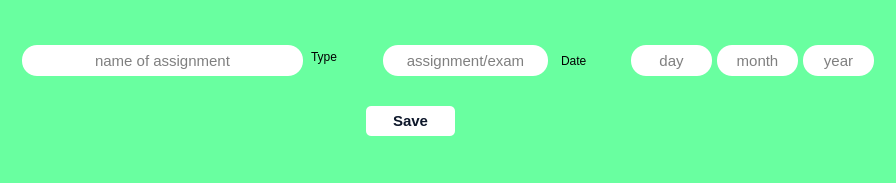
<?xml version="1.0" encoding="UTF-8"?>
<ui version="4.0">
 <class>addTask</class>
 <widget class="QWidget" name="addTask">
  <property name="geometry">
   <rect>
    <x>0</x>
    <y>0</y>
    <width>896</width>
    <height>183</height>
   </rect>
  </property>
  <property name="windowTitle">
   <string>Form</string>
  </property>
  <property name="styleSheet">
   <string notr="true">color:rgb(0, 0, 0);
font: 15pt &quot;Cascadia Code&quot;;
background:rgb(105, 255, 160);
border-radius:15px;</string>
  </property>
  <layout class="QHBoxLayout" name="horizontalLayout">
   <item>
    <widget class="QGroupBox" name="groupBox">
     <property name="title">
      <string/>
     </property>
     <widget class="QLineEdit" name="name">
      <property name="geometry">
       <rect>
        <x>11</x>
        <y>34</y>
        <width>281</width>
        <height>31</height>
       </rect>
      </property>
      <property name="styleSheet">
       <string notr="true">background:white;
font: 15px;
</string>
      </property>
      <property name="alignment">
       <set>Qt::AlignCenter</set>
      </property>
      <property name="placeholderText">
       <string>name of assignment</string>
      </property>
     </widget>
     <widget class="QLineEdit" name="type">
      <property name="geometry">
       <rect>
        <x>372</x>
        <y>34</y>
        <width>165</width>
        <height>31</height>
       </rect>
      </property>
      <property name="styleSheet">
       <string notr="true">background:white;
font: 15px;
</string>
      </property>
      <property name="alignment">
       <set>Qt::AlignCenter</set>
      </property>
      <property name="placeholderText">
       <string>assignment/exam</string>
      </property>
     </widget>
     <widget class="QLineEdit" name="day">
      <property name="geometry">
       <rect>
        <x>620</x>
        <y>34</y>
        <width>81</width>
        <height>31</height>
       </rect>
      </property>
      <property name="sizePolicy">
       <sizepolicy hsizetype="Fixed" vsizetype="Fixed">
        <horstretch>0</horstretch>
        <verstretch>0</verstretch>
       </sizepolicy>
      </property>
      <property name="minimumSize">
       <size>
        <width>5</width>
        <height>0</height>
       </size>
      </property>
      <property name="styleSheet">
       <string notr="true">background:white;
font: 15px;
</string>
      </property>
      <property name="alignment">
       <set>Qt::AlignCenter</set>
      </property>
      <property name="placeholderText">
       <string>day</string>
      </property>
     </widget>
     <widget class="QLineEdit" name="month">
      <property name="geometry">
       <rect>
        <x>706</x>
        <y>34</y>
        <width>81</width>
        <height>31</height>
       </rect>
      </property>
      <property name="sizePolicy">
       <sizepolicy hsizetype="Fixed" vsizetype="Fixed">
        <horstretch>0</horstretch>
        <verstretch>0</verstretch>
       </sizepolicy>
      </property>
      <property name="minimumSize">
       <size>
        <width>5</width>
        <height>0</height>
       </size>
      </property>
      <property name="styleSheet">
       <string notr="true">background:white;
font: 15px;
</string>
      </property>
      <property name="alignment">
       <set>Qt::AlignCenter</set>
      </property>
      <property name="placeholderText">
       <string>month</string>
      </property>
     </widget>
     <widget class="QLineEdit" name="year">
      <property name="geometry">
       <rect>
        <x>792</x>
        <y>34</y>
        <width>71</width>
        <height>31</height>
       </rect>
      </property>
      <property name="styleSheet">
       <string notr="true">background:white;
font: 15px;
</string>
      </property>
      <property name="alignment">
       <set>Qt::AlignCenter</set>
      </property>
      <property name="placeholderText">
       <string>year</string>
      </property>
     </widget>
     <widget class="QPushButton" name="pushButton">
      <property name="geometry">
       <rect>
        <x>355</x>
        <y>95</y>
        <width>89</width>
        <height>30</height>
       </rect>
      </property>
      <property name="styleSheet">
       <string notr="true">

/* CSS */
QPushButton {
  background-color: #fff;
  border: 0 solid #e2e8f0;
  border-radius: 5px;
  color: #0d172a;
  font-family: &quot;Basier circle&quot;,-apple-system,system-ui,&quot;Segoe UI&quot;,Roboto,&quot;Helvetica Neue&quot;,Arial,&quot;Noto Sans&quot;,sans-serif,&quot;Apple Color Emoji&quot;,&quot;Segoe UI Emoji&quot;,&quot;Segoe UI Symbol&quot;,&quot;Noto Color Emoji&quot;;
  font-size: 15px;
  font-weight: 600;
  line-height: 1;
  padding: 5px 5px;
  text-align: center;
  text-decoration:none #0d172a solid;
}

QPushButton:hover {
  background-color: #1e293b;
  color: #fff;
}


</string>
      </property>
      <property name="text">
       <string>Save</string>
      </property>
     </widget>
     <widget class="QLabel" name="label">
      <property name="geometry">
       <rect>
        <x>300</x>
        <y>30</y>
        <width>62</width>
        <height>31</height>
       </rect>
      </property>
      <property name="text">
       <string>Type</string>
      </property>
     </widget>
     <widget class="QLabel" name="label_2">
      <property name="geometry">
       <rect>
        <x>550</x>
        <y>40</y>
        <width>62</width>
        <height>20</height>
       </rect>
      </property>
      <property name="text">
       <string>Date</string>
      </property>
     </widget>
    </widget>
   </item>
  </layout>
 </widget>
 <resources/>
 <connections/>
</ui>
